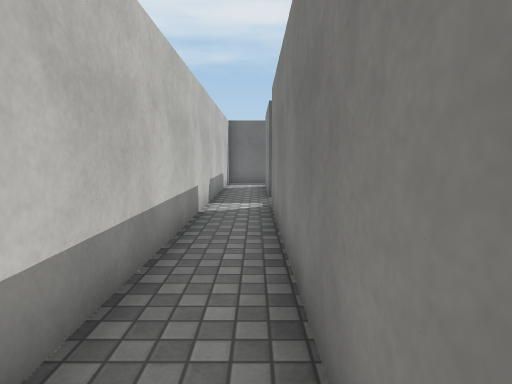
[1] (above)

16 first-person views from a walk through a Unity game level. The camera is 1.3 m above the floor, tilts 6° down and sees 75° across. The floor is counted in squares, 1 m on a side. Each view is taken from the middle of a square. On the plan, view 1 faces up. The plan holds only what a view shows up to about 14 squares ahead; the rest is blank. The place goes on beyond the plan. The player is left out. Surface patterns are stand-ins for the level's own textures.

[2]
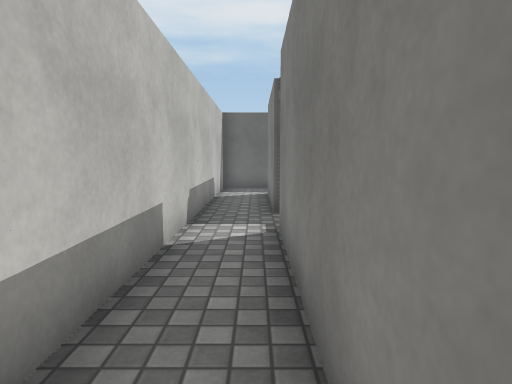

[3]
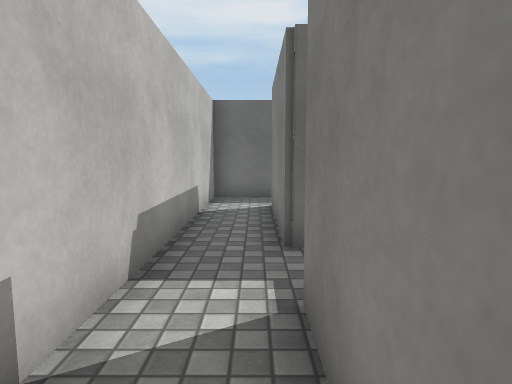

[4]
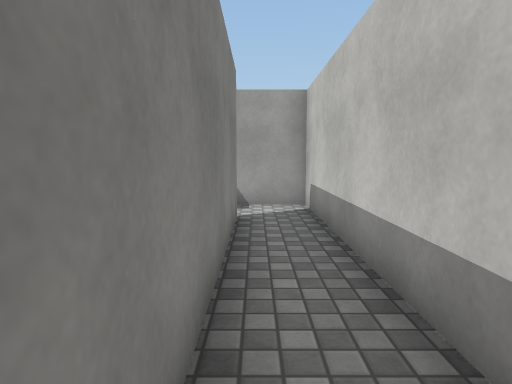

[5]
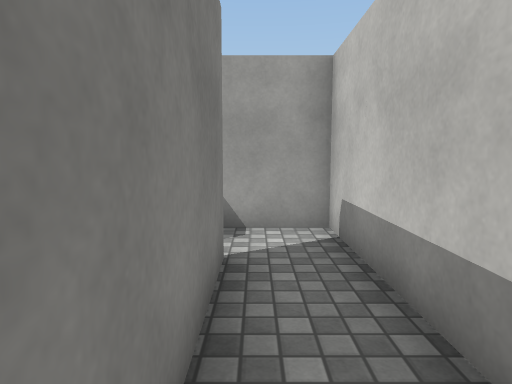

[6]
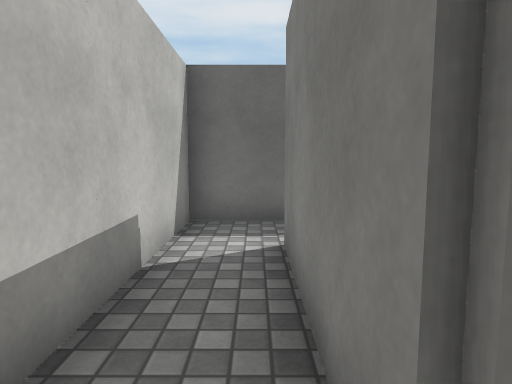

[7]
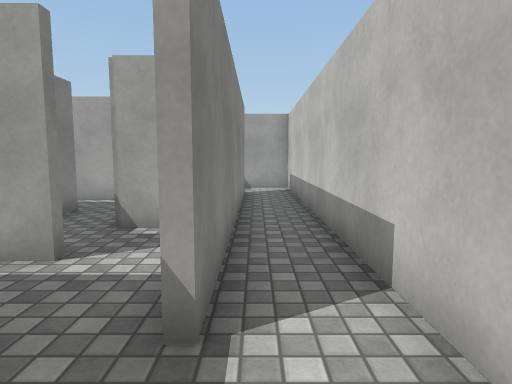

[8]
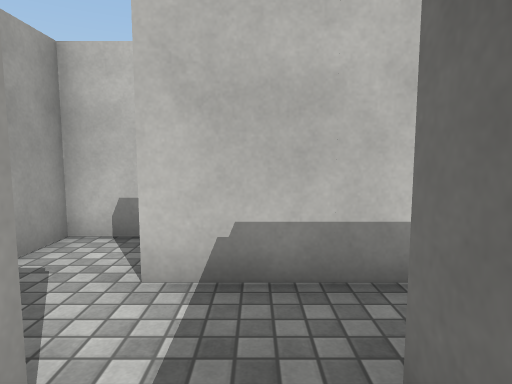

[9]
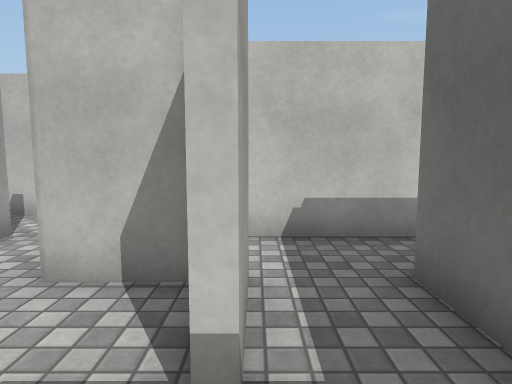

[10]
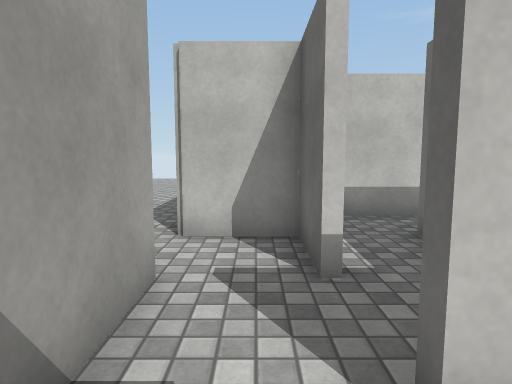

[11]
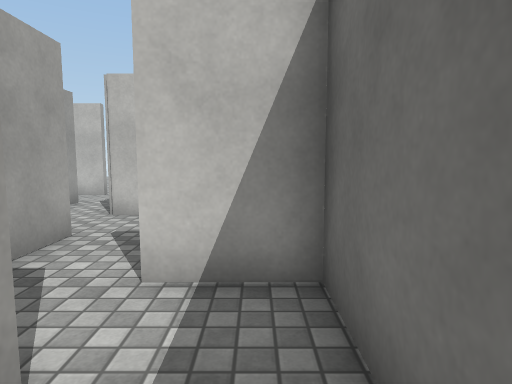

[12]
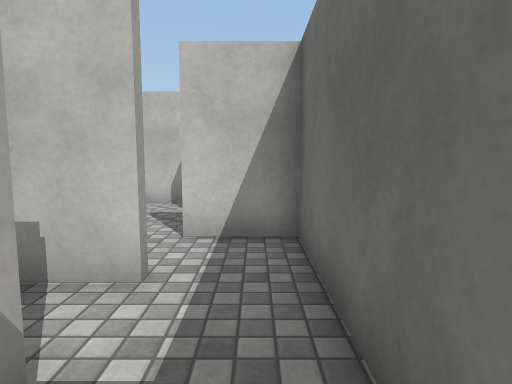

[13]
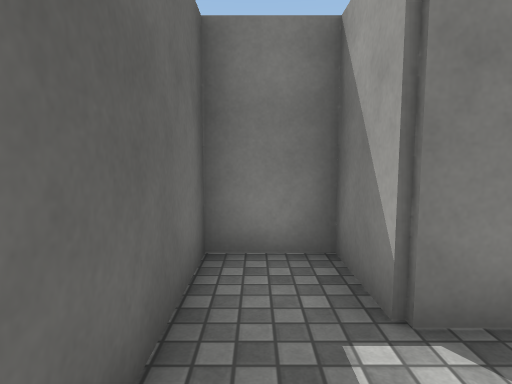

[14]
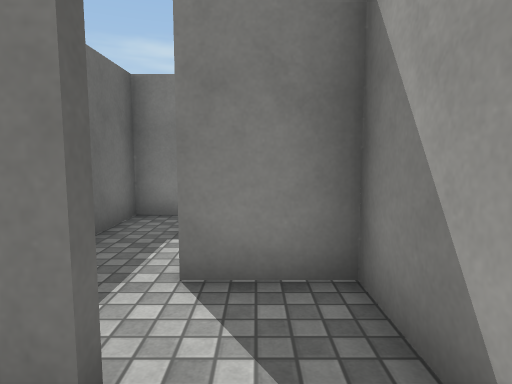

[15]
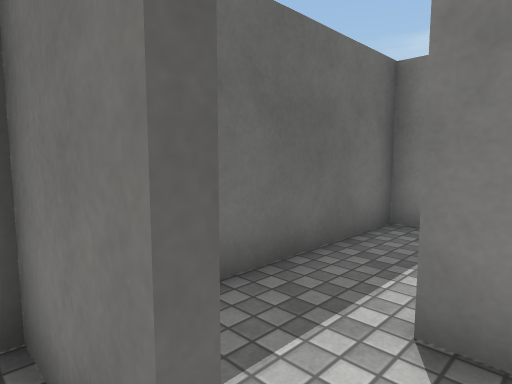

[16]
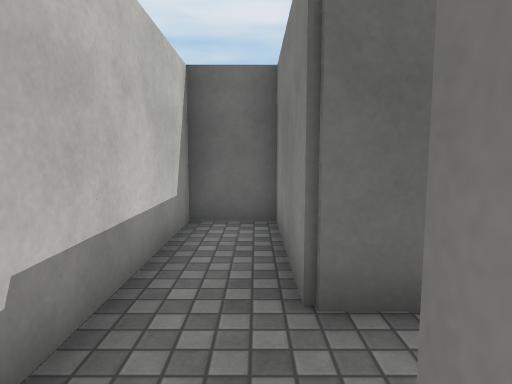

### Floor plan
Key: @ floor where view 1 was taken; # wall or solid block; . floor.
Columns run from 5 left of view 1 to 13 right of it. Each row starts with its distance up from view 1.
 17     ###
 16     #..
 15     #.#
 14     #.#
 13     #.#
 12     #.#
 11     #.#
 10     #..
  9     #.#
  8     #.#
  7     #.#
  6     #.#
  5     #.##
  4     #.###
  3     #.#.#
  2     #.#.#
  1     #.#.###########
  0     #@#.....#.....#
 -1     #.#.##..#...###
 -2     #...#.....#.#
 -3     #####.#####
 -4    ......
 -5 ......#
 -6 ..  #.
 -7     #

Positions as (right, up) in squares from view 1, and headings:
1: (0, 0), facing up
2: (0, 3), facing up
3: (0, 6), facing up
4: (0, 6), facing down
5: (0, 3), facing down
6: (0, 10), facing up
7: (0, 11), facing down
8: (4, 0), facing left
9: (6, -1), facing left
10: (8, -2), facing left
11: (10, 0), facing left
12: (12, 0), facing left
13: (8, 0), facing right
14: (5, -2), facing right
15: (6, -2), facing up-right
16: (2, -2), facing up
